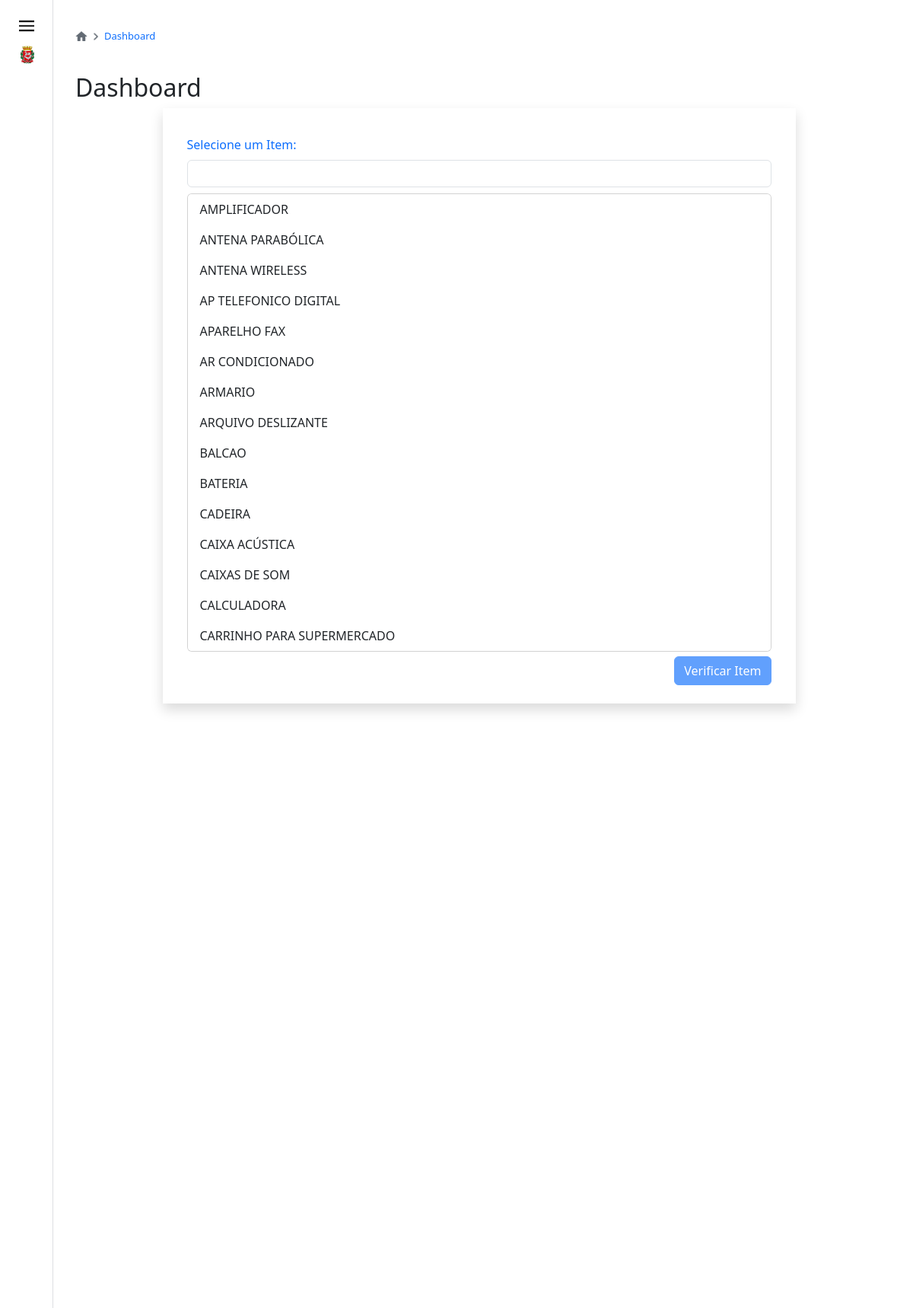
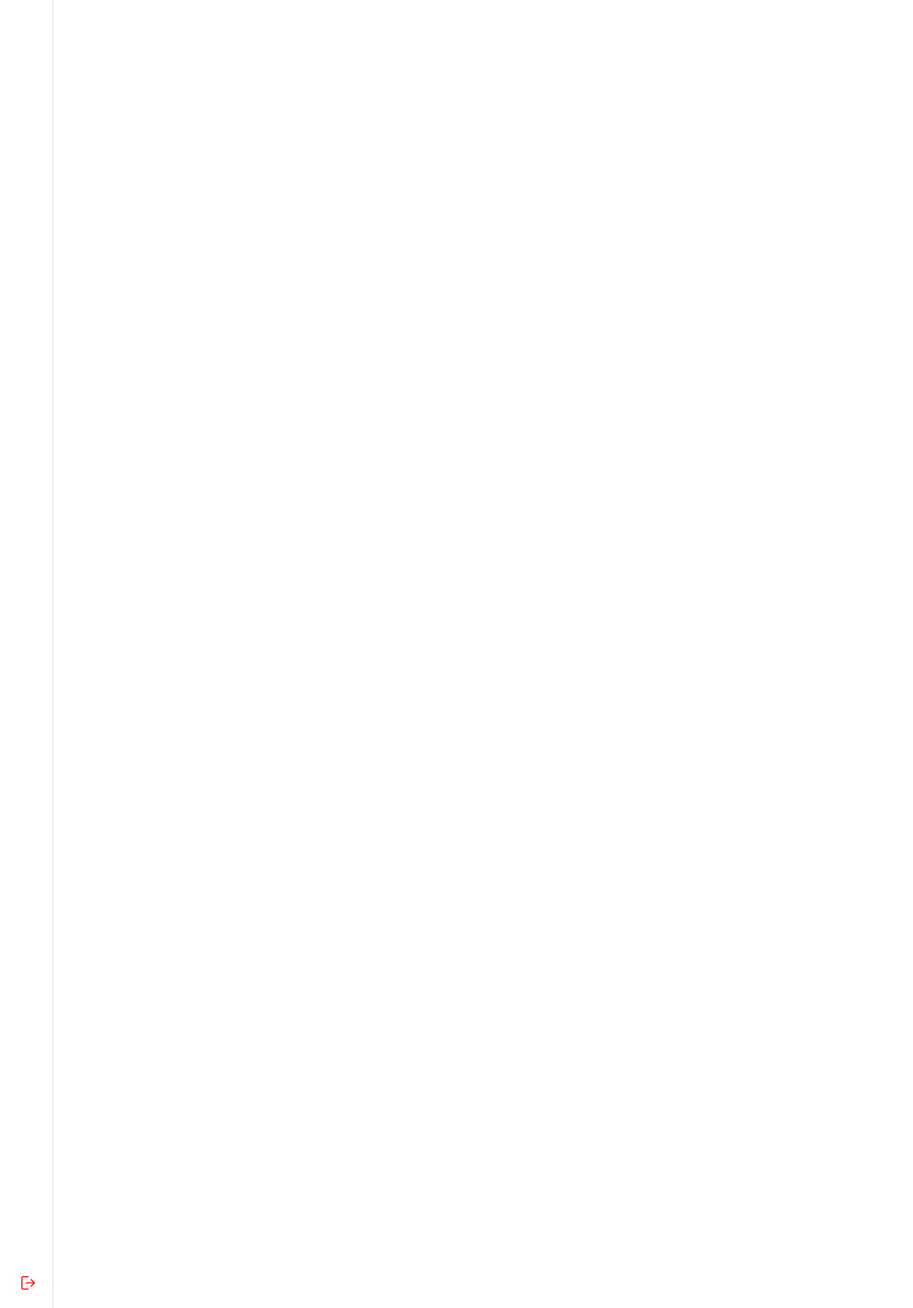
The app's page /dashboard.php (signed in) with its own data (2 pictures, top to bottom).
### tables this page shows
CREATE TABLE IF NOT EXISTS `tipos` (
  `idtipos` int(11) NOT NULL AUTO_INCREMENT,
  `tipo` varchar(250) NOT NULL,
  `datatransf` datetime(3) NOT NULL DEFAULT current_timestamp(3),
  `statustipo` varchar(45) NOT NULL,
  PRIMARY KEY (`idtipos`)
);

### componentes/verificacao.php (called while the page is built, shortened)
<?php
include_once('header.php');
?>

### query-tipos-dashboard.php (the view)
<?php
include('conexoes/config.php');
include('header.php');
$status = isset($_GET['statustipos']) ? $_GET['statustipos'] : 'Ativo';
$sql_unidades_count_query = "SELECT tipo FROM tipos WHERE statustipo = '$status' ORDER BY tipo ASC";
$sql_unidades_count_query_exec = $conexao->query($sql_unidades_count_query) or die($conexao->error);
$user_data = $sql_unidades_count_query_exec->fetch_all(MYSQLI_ASSOC);
?>
<?php
foreach ($user_data as $row) {
    echo "<li><a href=\"#\" class=\"list-group-item list-group-item-action\" onclick=\"botaoClicado('{$row['tipo']}')\" style=\"cursor:pointer\">{$row['tipo']}</a></li>";
}
?>

### header.php (shortened to what this page needs)
<!DOCTYPE html>
<html lang="pt-BR">
<head>
    <link rel="stylesheet" href="./css/style.css">
    <link rel="stylesheet" href="./css/timeline.css">
    <link href="https://cdn.jsdelivr.net/npm/bootstrap@5.3.3/dist/css/bootstrap.min.css" rel="stylesheet">
    <link rel="stylesheet" href="https://maxcdn.bootstrapcdn.com/bootstrap/4.1.3/css/bootstrap.min.css">
    <link rel="stylesheet" href="https://cdnjs.cloudflare.com/ajax/libs/twitter-bootstrap/5.3.0/css/bootstrap.min.css">
    <link rel="stylesheet" href="https://cdn.datatables.net/2.0.5/css/dataTables.bootstrap5.css">
    <link href="https://cdn.jsdelivr.net/npm/sweetalert2@11.10.8/dist/sweetalert2.min.css" rel="stylesheet">
    <link rel="stylesheet" href="https://cdn.jsdelivr.net/npm/bootstrap-icons@1.11.3/font/bootstrap-icons.min.css">
</head>

### dashboard.php (shortened to what this page needs)
<?php
include_once('componentes/verificacao.php');
include_once('header.php');
?>
<body>
    <?php
    include_once('menu.php');
    ?>
    <div class="p-4 p-md-4 pt-2 conteudo">
        <div class="carrossel-box mb-4">
            <div class="carrossel">
                <a href="./home.php" class="mb-3 me-1">
                    <img src="./images/icon-casa.png" class="icon-carrossel mt-3" alt="">
                </a></li>
                <img src="./images/icon-avancar.png" class="icon-carrossel-i" alt="icon-avancar">
                <a href="./dashboard.php" class="text-primary ms-1 carrossel-text">Dashboard</a></li>
            </div>
        </div>
        <h2 class="mb-2">Dashboard</h2>
        <div class="container d-flex justify-content-center">
            <div class="card mb-3 me-3 rounded-0 shadow p-3 mb-5 bg-white rounded border-0">
                <form action="resultadodash.php">
                    <div class="card-body d-flex flex-column" style="width: 800px; height: 700px">
                        <label for="card" class="form-label mt-1 text-primary">Selecione um Item:</label>
                        <input class="form-control mb-2" type="text" id="textBusca" name="inputText">
                        <div class="card lista-itens">
                            <ul class="list-group list-group-flush overflow-auto" id="ulItens" style="height: 600px;">
                                <?php
                                include 'query-tipos-dashboard.php';
                                ?>
                            </ul>
                        </div>
                    </div>
                    <div class="d-flex justify-content-end mr-3 mt-1" id="bnt ">
                        <button type="submit" class="btn btn-primary mb-2" id="btn" disabled>Verificar Item</button>
                    </div>
                </form>
            </div>
        </div>
    </div>
</body>

### menu.php (shortened to what this page needs)
<?php
include_once('header.php');
include_once('componentes/verificacao.php');
?>
<body>
    <div class="conteudo_menu z-3">
        <nav class="menu-logout">
            <div>
                <img class="img-menu menu-button" onclick="menu()" src="./images/icon-menu.png" alt="Menu">
                <a href="./home.php"><img class="img-menu logocdsp" id="logocdsp" src="./images/logo-cdsp.png" alt="Logo Cidade de São Paulo"></a>
            </div>
            <a href="#" id="tooltip" onclick="sair()">
                <img class="img-menu logout" id="logout" src="./images/logout.png" alt="">
            </a>
        </nav>
        <div class="menu-principal" id="menuPrincipal">
            <div class="menu-paginas">
                <p class="title-menu">Menu</p>
                <a href="./home.php" value="/home.php" id="botao1" class="btn-menu botoes"><img id="icon-casa" src="./images/icon-casa.png" alt="Icon Casa">Home</a>
                <a href="./termo.php" value="/termo.php" id="botao3" class="btn-menu botoes mb-2"><img id="icon-termo" src="./images/icon-termo.png" alt="Icon Ferramentas">Termo Entrega/Retirada</a>
                <a href="./dashboard.php" value="/dashboard.php" id="botao7" class="btn-menu botoes"><img id="icon-dashboard" src="./images/icon-dashboard.png" alt="Icon Usuario">Dashboard</a>
                <div class="centralizar-linha admin">
                </div>
                <p class="title-menu admin">Administração</p>
                <a href="./cadastrarbens.php" value="/cadastrarbens.php" id="botao2" class="btn-menu botoes admin"><img id="icon-computador" src="./images/icon-computador.png" alt="Icon Computador">Cadastro de Bens</a>
                <a href="./listaremovimentar.php" value="/listaremovimentar.php" id="botao4" class="btn-menu botoes admin"><img id="icon-lista" src="./images/icon-lista.png" alt="Icon Lista">Listar/Movimentar Bens</a>
                <a href="./usuarios.php" value="/usuarios.php" id="botao5" class="btn-menu botoes admin"><img id="icon-usuario" src="./images/usuario.png" alt="Icon Usuario">Usuários</a>
                <a href="./unidades.php" value="/unidades.php" id="botao6" class="btn-menu botoes admin"><img id="icon-dashboard" src="./images/unidades.png" alt="Icon Usuario">Unidades</a>
                <a href="./tiposdebens.php" value="/tiposdebens.php" id="botao7" class="btn-menu botoes admin"><img id="icon-dashboard" src="./images/icon-tipos.png" alt="Icon Usuario">Tipos de Bens</a>
                <a href="./inventario.php" value="/inventario.php" id="botao8" class="btn-menu botoes admin"><img id="icon-dashboard" src="./images/icons-inventory.png" alt="Icon Usuario">Inventário</a>
            </div>
        </div>
    </div>
</body>
</html>

### css/style.css (style rules this page uses)
* { padding: 0; margin: 0; box-sizing: border-box; }
h1, h2, h3, h4, h5, h6 { font-family: "PT Sans Narrow", sans-serif;; }
p, span, th, td { font-family: 'Lato', sans-serif; }
html { width: 100%; height: 100%; }
body { display: flex; min-height: 100vh; }
.conteudo_menu { display: flex; position: fixed; background-color: transparent; height: 100vh; width: 335px; }
.conteudo { margin-left: 340px; flex-wrap: wrap; width: 81%; height: 90%; }
.menu-logout { width: 70px; height: 100vh; padding: 16px; display: flex; flex-direction: column; justify-content: space-between; border-right: 1px solid #DDDFE2; background-color: #FFF; }
#logout { width: 34px; margin-left: 4px; }
.img-menu { width: 40px; padding: 8px; }
.menu-principal { padding: 18px; display: flex; flex-direction: column; justify-content: space-between; border-right: 1px solid #DDDFE2; height: 100vh; }
.menu-paginas { width: 220px; padding: 8px; border: 1px solid #DDDFE2; border-radius: 5px; line-height: 32px; }
.btn-menu { display: flex; flex-direction: row; align-items: center; width:100%; padding: 3px 8px; font-size: 14px; border: none; border-radius: 5px; cursor: pointer; text-decoration: none; color: #000000; }
.botoes { line-height: 26px; margin-bottom: 5px; }
.title-menu { padding: 0px 16px; font-family:'Roboto', sans-serif; color: #646566; font-size: 14px; }
.centralizar-linha { display: flex; justify-content: center; }
.menu-button { margin-left: 1px; width: 36px; display: none; }
#tooltip { position: relative; cursor: pointer; }
.icon-carrossel { width: 16px; }
.icon-carrossel-i { width: 14px; }
.carrossel-box { display: flex; flex-direction: row; align-items: center; justify-content: space-between; }
.carrossel { display: flex; flex-direction: row; align-items: center; }
.carrossel > a { font-size: 13px; text-decoration: none; }
@media (max-width: 1300px) { .conteudo_menu { width: 70px; } }
@media (max-width: 1300px) { .menu-principal { position: fixed; top: 0; left: -190px; z-index: 9 !important; transition: all 0.5s ease; } }
@media (max-width: 1300px) { .menu-logout { z-index: 10 !important; } }
@media (max-width: 1300px) { .menu-button { display: block; cursor: pointer; } }
@media (max-width: 1300px) { .lista-itens, #textBusca { width: 100%; } }

### css/timeline.css (style rules this page uses)
.conteudo { margin-left: 340px; width: 100%; }
@media (max-width: 1300px) { .conteudo { margin-left: 75px; } }

### dashboard.php (style rules this page uses)
@media (max-width: 1600px) { .conteudo { margin-left: 75px; width: 95%; } }
@media (max-width: 1600px) { .conteudo_menu { width: 70px; } }
@media (max-width: 1600px) { .menu-principal { position: fixed; top: 0; left: -187px; z-index: 999999 !important; transition: all .5s ease; } }
@media (max-width: 1600px) { .menu-logout { z-index: 1000000 !important; } }
@media (max-width: 1600px) { .menu-button { display: block; cursor: pointer; } }

### records on screen
tipos: tipo "AMPLIFICADOR"
tipos: tipo "ANTENA PARABÓLICA"
tipos: tipo "ANTENA WIRELESS"
tipos: tipo "AP TELEFONICO DIGITAL"
tipos: tipo "APARELHO FAX"
tipos: tipo "AR CONDICIONADO"
tipos: tipo "ARMARIO"
tipos: tipo "ARQUIVO DESLIZANTE"
tipos: tipo "BALCAO"
tipos: tipo "BATERIA"
tipos: tipo "CADEIRA"
tipos: tipo "CAIXA ACÚSTICA"
tipos: tipo "CAIXAS DE SOM"
tipos: tipo "CALCULADORA"
tipos: tipo "CARRINHO PARA SUPERMERCADO"
